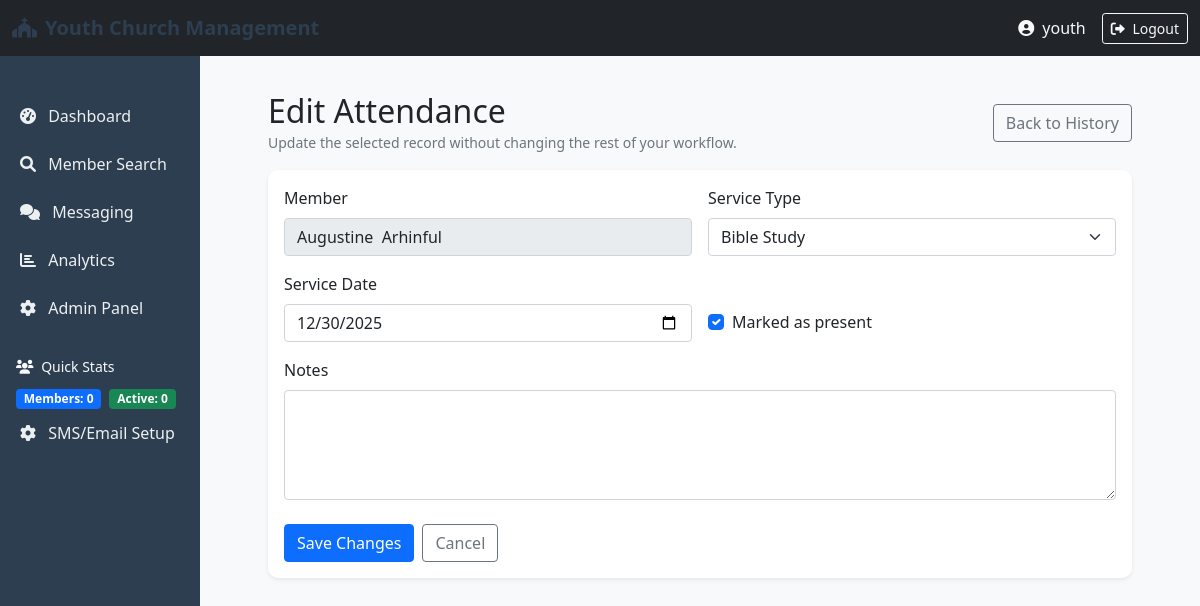
The page /portal/attendance/1/edit/ (signed in) on the database its author committed.
### members/models.py (models this page shows, shortened)
class Attendance(models.Model):
    member = models.ForeignKey(Member, on_delete=models.CASCADE, related_name='attendances')
    service_date = models.DateField()
    service_type = models.CharField(max_length=50)  # e.g., 'Sunday Service', 'Bible Study'
    attended = models.BooleanField(default=True)
    check_in_time = models.DateTimeField(auto_now_add=True)
    notes = models.TextField(blank=True)
    is_deleted = models.BooleanField(default=False)
    deleted_at = models.DateTimeField(null=True, blank=True)
    class Meta:
        ordering = ['-service_date']
        unique_together = ['member', 'service_date', 'service_type']

class Member(models.Model):
    GENDER_CHOICES = [
        ('M', 'Male'),
        ('F', 'Female'),
        ('O', 'Other'),
    ]
    STATUS_CHOICES = [
        ('active', 'Active'),
        ('inactive', 'Inactive'),
        ('visitor', 'Visitor'),
        ('transferred', 'Transferred'),
    ]
    first_name = models.CharField(max_length=100, blank=True)
    last_name = models.CharField(max_length=100, blank=True)
    middle_name = models.CharField(max_length=100, blank=True)
    date_of_birth = models.DateField(null=True, blank=True)
    gender = models.CharField(max_length=1, choices=GENDER_CHOICES, blank=True)
    email = models.EmailField(unique=True, blank=True, null=True)
    phone_number = PhoneNumberField(unique=True, blank=True)
    alternate_phone = PhoneNumberField(blank=True)
    address = models.TextField(blank=True)
    city = models.CharField(max_length=100, blank=True)
    state = models.CharField(max_length=100, blank=True)
    postal_code = models.CharField(max_length=20, blank=True)
    date_joined = models.DateField(default=date.today, blank=True, null=True)
    baptism_date = models.DateField(null=True, blank=True)
    status = models.CharField(max_length=20, choices=STATUS_CHOICES, default='active', blank=True)
    department = models.CharField(max_length=100, blank=True)
    spiritual_gifts = models.TextField(blank=True)
    photo = models.ImageField(upload_to=member_photo_path, blank=True, null=True)
    emergency_contact_name = models.CharField(max_length=200, blank=True)
    emergency_contact_phone = PhoneNumberField(blank=True)
    emergency_contact_relationship = models.CharField(max_length=100, blank=True)
    occupation = models.CharField(max_length=100, blank=True)
    school = models.CharField(max_length=200, blank=True)
    talents = models.TextField(blank=True)
    notes = models.TextField(blank=True)
    created_at = models.DateTimeField(auto_now_add=True)
    updated_at = models.DateTimeField(auto_now=True)
    created_by = models.ForeignKey(User, on_delete=models.SET_NULL, null=True, related_name='members_created')
    updated_by = models.ForeignKey(User, on_delete=models.SET_NULL, null=True, blank=True, related_name='members_updated')
    class Meta:
        ordering = ['last_name', 'first_name']
        indexes = [
            models.Index(fields=['last_name', 'first_name']),
            models.Index(fields=['phone_number']),
            models.Index(fields=['email']),
            models.Index(fields=['status']),
        ]
    def full_name(self):
        return f"{self.first_name} {self.middle_name} {self.last_name}".strip()

### portal/views.py (the view, shortened to what this page needs)
@staff_member_required
def edit_attendance(request, attendance_id):
    attendance = get_object_or_404(Attendance, pk=attendance_id)
    service_types = [
        ('sunday_service', 'Sunday Service'),
        ('bible_study', 'Bible Study'),
        ('prayer_meeting', 'Prayer Meeting'),
        ('youth_meeting', 'Youth Meeting'),
        ('special_event', 'Special Event'),
    ]
    return render(request, 'portal/attendance_edit.html', {
        'attendance': attendance,
        'service_types': service_types,
    })

### templates/portal/attendance_edit.html (shortened to what this page needs)
{% extends 'base.html' %}
{% block content %}
<div class="container mt-3">
  <div class="d-flex justify-content-between align-items-center flex-wrap gap-2 mb-3">
    <div>
      <h2 class="mb-0">Edit Attendance</h2>
      <small class="text-muted">Update the selected record without changing the rest of your workflow.</small>
    </div>
    <a href="{% url 'attendance_history' %}" class="btn btn-outline-secondary">Back to History</a>
  </div>
  <div class="card shadow-sm">
    <div class="card-body">
      <form method="post">
        <div class="row g-3">
          <div class="col-md-6">
            <label class="form-label">Member</label>
            <input type="text" class="form-control" value="{{ attendance.member.full_name }}" readonly>
          </div>
          <div class="col-md-6">
            <label class="form-label">Service Type</label>
            <select name="service_type" class="form-select" required>
              {% for value, label in service_types %}
                <option value="{{ value }}" {% if attendance.service_type == value %}selected{% endif %}>{{ label }}</option>
              {% endfor %}
            </select>
          </div>
          <div class="col-md-6">
            <label class="form-label">Service Date</label>
            <input type="date" name="service_date" class="form-control" value="{{ attendance.service_date|date:'Y-m-d' }}" required>
          </div>
          <div class="col-md-6 d-flex align-items-end">
            <div class="form-check mb-2">
              <input class="form-check-input" type="checkbox" name="attended" id="attended" {% if attendance.attended %}checked{% endif %}>
              <label class="form-check-label" for="attended">Marked as present</label>
            </div>
          </div>
          <div class="col-12">
            <label class="form-label">Notes</label>
            <textarea name="notes" class="form-control" rows="4">{{ attendance.notes }}</textarea>
          </div>
        </div>
        <div class="d-flex gap-2 mt-4">
          <button type="submit" class="btn btn-primary">Save Changes</button>
          <a href="{% url 'attendance_history' %}" class="btn btn-outline-secondary">Cancel</a>
        </div>
      </form>
    </div>
  </div>
</div>
{% endblock %}

### templates/base.html (shortened to what this page needs)
{% load static %}
<!DOCTYPE html>
<html lang="en">
<head>
    <link href="https://cdn.jsdelivr.net/npm/bootstrap@5.1.3/dist/css/bootstrap.min.css" rel="stylesheet">
    <link rel="stylesheet" href="https://cdnjs.cloudflare.com/ajax/libs/font-awesome/6.0.0/css/all.min.css">
</head>
<body>
    <nav class="navbar navbar-expand-lg navbar-dark bg-dark">
        <div class="container-fluid">
            <a class="navbar-brand" href="{% url 'admin_portal' %}">
                <i class="fas fa-church me-2"></i>Youth Church Management
            </a>
            <div class="d-flex align-items-center">
                <span class="text-light me-3">
                    <i class="fas fa-user-circle me-1"></i> {{ user.username }}
                </span>
                <a href="{% url 'logout' %}" class="btn btn-outline-light btn-sm">
                    <i class="fas fa-sign-out-alt me-1"></i> Logout
                </a>
            </div>
        </div>
    </nav>
    <div class="container-fluid">
        <div class="row">
            <div id="sidebarMenu" class="col-12 col-md-3 col-lg-2 d-md-block sidebar collapse">
                <div class="position-sticky pt-3">
                    <ul class="nav flex-column">
                        <li class="nav-item">
                            <a class="nav-link {% if request.resolver_match.url_name == 'admin_portal' %}active{% endif %}"
                               href="{% url 'admin_portal' %}">
                                <i class="fas fa-tachometer-alt me-2"></i> Dashboard
                            </a>
                        </li>
                        <li class="nav-item">
                            <a class="nav-link {% if request.resolver_match.url_name == 'member_search' %}active{% endif %}"
                               href="{% url 'member_search' %}">
                                <i class="fas fa-search me-2"></i> Member Search
                            </a>
                        </li>
                        <li class="nav-item">
                            <a class="nav-link {% if 'messaging' in request.resolver_match.url_name %}active{% endif %}"
                               href="{% url 'messaging_dashboard' %}">
                                <i class="fas fa-comments me-2"></i> Messaging
                            </a>
                        </li>
                        <li class="nav-item">
                            <a class="nav-link {% if request.resolver_match.url_name == 'analytics_dashboard' %}active{% endif %}"
                               href="{% url 'analytics_dashboard' %}">
                                <i class="fas fa-chart-bar me-2"></i> Analytics
                            </a>
                        </li>
                        <li class="nav-item">
                            <a class="nav-link" href="/admin/" target="_blank">
                                <i class="fas fa-cog me-2"></i> Admin Panel
                            </a>
                        </li>
                        <li class="nav-item mt-4">
                            <div class="text-light px-3 small">
                                <i class="fas fa-users me-1"></i> Quick Stats
                            </div>
                            <div class="px-3 mt-2">
                                <span class="badge bg-primary">Members: {{ total_members|default:0 }}</span>
                                <span class="badge bg-success ms-1">Active: {{ active_members|default:0 }}</span>
                            </div>
                        </li>
                        <li class="nav-item">
                            <a class="nav-link" href="{% url 'setup_sms_email' %}"><i class="fas fa-cog me-2"></i>
                                SMS/Email Setup
                            </a>
                        </li>
                    </ul>
                </div>
            </div>
            <main class="col-md-9 ms-sm-auto col-lg-10 px-md-4">
                <div class="content">
                    {% block content %}{% endblock %}
                </div>
            </main>
        </div>
    </div>
</body>
</html>

### templates/base.html (style rules this page uses)
body { background-color: #f8f9fa; font-family: 'Segoe UI', Tahoma, Geneva, Verdana, sans-serif; }
.navbar-brand { font-weight: bold; color: #2c3e50 !important; }
.sidebar { min-height: calc(100vh - 56px); background-color: #2c3e50; padding: 20px 0; }
.sidebar .nav-link { color: #ecf0f1; padding: 10px 20px; margin: 2px 0; }
.content { padding: 20px; }
.card { border-radius: 10px; box-shadow: 0 2px 4px rgba(0,0,0,0.1); margin-bottom: 20px; border: none; }

### rows shown on the page
Attendance: member.full_name "Augustine Arhinful", service_type "Bible Study", service_date "12/30/2025", attended "☑"

### other values the page prints
{{ user.username }} "youth"
{{ total_members|default:0 }} "0"
{{ active_members|default:0 }} "0"
